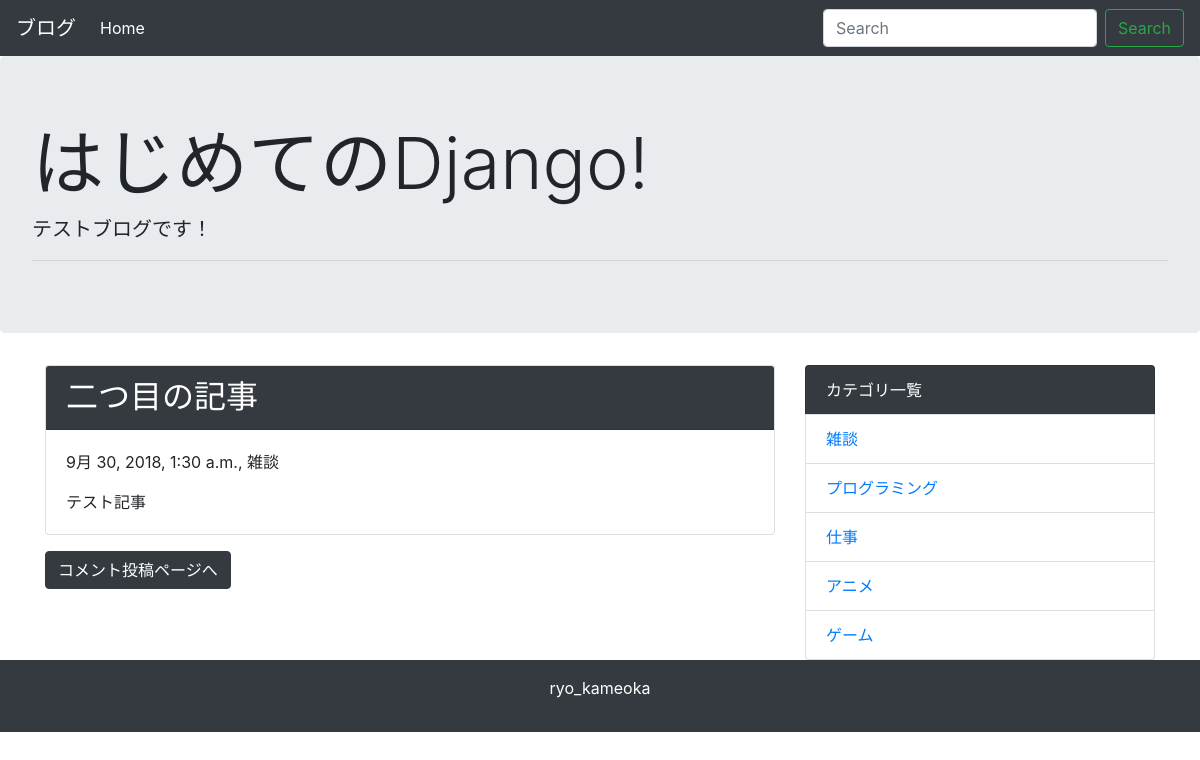
The page /detail/2/ on the database its author committed.
### blog/models.py (models this page shows, shortened)
class Post(models.Model):
    title = models.CharField('タイトル', max_length=255)
    text = models.TextField('本文')
    created_at = models.DateTimeField('作成日', default=timezone.now)
    category = models.ForeignKey(Category, verbose_name='カテゴリ', on_delete=models.PROTECT)

class Category(models.Model):
    name = models.CharField('カテゴリ名', max_length=255)
    created_at = models.DateTimeField('作成日', default=timezone.now)
    def __str__(self):
        return self.name

### blog/views.py (the view)
# urls.py: path('detail/<int:pk>/', views.DetailView.as_view(), name='detail'),
class DetailView(generic.DetailView):
    model = Post

### blog/context_processors.py (called while the page is built)
def common(request):
    context ={
        'category_list': Category.objects.all(),
    }
    return context

### blog/templates/blog/post_detail.html (shortened to what this page needs)
{% extends 'blog/base.html' %}
{% block content %}
<div class="card mb-3">
    <h2 class="card-header bg-dark text-white">{{ post.title }}</h2>
    <div class="card-body">
      <p>{{ post.created_at }}, {{ post.category }}</p>
      {{ post.text | linebreaksbr | urlize }}
  </div>
</div>
<a class="btn btn-dark" href="{% url 'blog:comment' post.pk %}">コメント投稿ページへ</a>
{% endblock %}

### blog/templates/blog/base.html (shortened to what this page needs)
<!doctype html>
<html lang="ja">
  <head>
    <link rel="stylesheet" href="https://maxcdn.bootstrapcdn.com/bootstrap/4.0.0-beta.2/css/bootstrap.min.css">
  </head>
  <body>
    <nav class="navbar navbar-expand-lg navbar-dark bg-dark">
      <a class="navbar-brand" href="#">ブログ</a>
      <div class="collapse navbar-collapse" id="navbarSupportedContent">
        <ul class="navbar-nav mr-auto">
          <li class="nav-item active">
            <a class="nav-link" href="{% url 'blog:index' %}">Home</a>
          </li>
        </ul>
        <form class="form-inline my-2 my-lg-0" method="GET" action="{% url 'blog:index' %}">
          <input class="form-control mr-sm-2" type="text" placeholder="Search" aria-label="Search" name="keyword">
          <button class="btn btn-outline-success my-2 my-sm-0" type="submit">Search</button>
        </form>
      </div>
    </nav>
    <div class="jumbotron">
      <h1 class="display-3">はじめてのDjango!</h1>
      <p class="lead">テストブログです！</p>
      <hr class="my-2">
    </div>
    <div class="container">
      <div class="row">
        <div class="col-md-8">
          {% block content %}
          {% endblock %}
        </div>
        <div class="col-md-4">
          <ul class="list-group">
            <li class="list-group-item bg-dark text-white">カテゴリ一覧</li>
            {% for category in category_list %}
             <li class="list-group-item"><a href="{% url 'blog:category' category.pk %}">{{ category }}</a></li>
            {% endfor %}
          </ul>
        </div>
      </div>
    </div>
    <footer class="bg-dark text-white text-center py-3">
      <p>ryo_kameoka</p>
    </footer>
  </body>
</html>

### rows shown on the page
Post: title "二つ目の記事", created_at "9月 30, 2018, 1:30 a.m.", category "雑談", text "テスト記事"
Category: name "雑談"
Category: name "プログラミング"
Category: name "仕事"
Category: name "アニメ"
Category: name "ゲーム"
